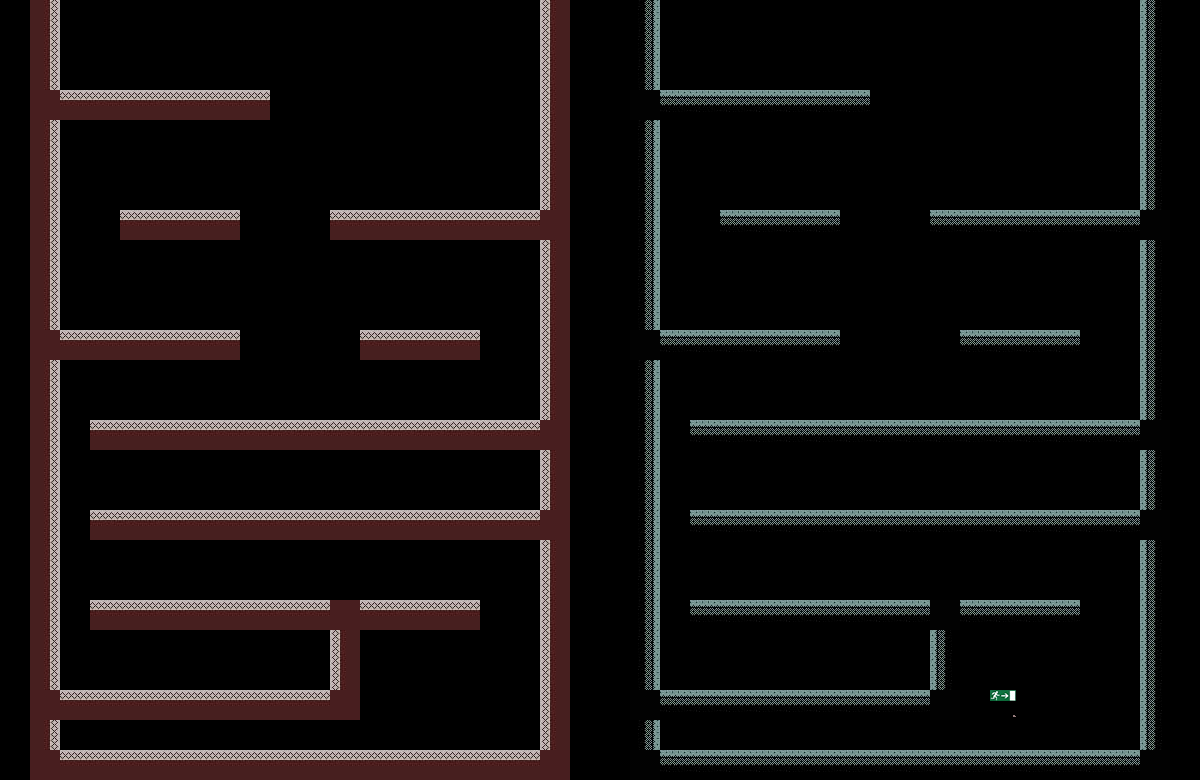

A 2D game scene composited from a Tiled map and its tileset images. What follows is a short description and the map's XML, with every tile layer's data as written:
An orthogonal 40x26 tile map with 30x30 px tiles, 1 tile layer (Tile Layer 1), 5 tilesets and 15 objects.

<map version="1.5" tiledversion="1.7.2" orientation="orthogonal" renderorder="right-down" width="40" height="26" tilewidth="30" tileheight="30" infinite="0" nextlayerid="5" nextobjectid="22">
 <editorsettings>
  <export target="level5.lua" format="lua" />
 </editorsettings>
 <tileset firstgid="1" name="Tile" tilewidth="30" tileheight="30" tilecount="1" columns="1">
  <image source="tiles.jpg" width="30" height="30" />
 </tileset>
 <tileset firstgid="2" name="base" tilewidth="30" tileheight="30" tilecount="1" columns="1">
  <image source="base.jpg" width="30" height="30" />
 </tileset>
 <tileset firstgid="3" name="tiles1" tilewidth="30" tileheight="30" tilecount="1" columns="1">
  <image source="tiles1.jpg" width="30" height="30" />
 </tileset>
 <tileset firstgid="4" name="night" tilewidth="30" tileheight="30" tilecount="1" columns="1">
  <image source="tiles3.jpg" width="30" height="30" />
 </tileset>
 <tileset firstgid="5" name="Flag" tilewidth="30" tileheight="30" tilecount="2" columns="1">
  <image source="door.png" width="30" height="60" />
 </tileset>
 <layer id="1" name="Tile Layer 1" width="40" height="26">
  <data encoding="csv">
0,2684354561,0,0,0,0,0,0,0,0,0,0,0,0,0,0,0,0,1610612737,0,0,3,0,0,0,0,0,0,0,0,0,0,0,0,0,0,0,0,3221225475,0,
0,2684354561,0,0,0,0,0,0,0,0,0,0,0,0,0,0,0,0,1610612737,0,0,3,0,0,0,0,0,0,0,0,0,0,0,0,0,0,0,0,3221225475,0,
0,2684354561,0,0,0,0,0,0,0,0,0,0,0,0,0,0,0,0,1610612737,0,0,3,0,0,0,0,0,0,0,0,0,0,0,0,0,0,0,0,3221225475,0,
0,2,1,1,1,1,1,1,1,0,0,0,0,0,0,0,0,0,1610612737,0,0,4,1610612739,1610612739,1610612739,1610612739,1610612739,1610612739,1610612739,0,0,0,0,0,0,0,0,0,3221225475,0,
0,2684354561,0,0,0,0,0,0,0,0,0,0,0,0,0,0,0,0,1610612737,0,0,3,0,0,0,0,0,0,0,0,0,0,0,0,0,0,0,0,3221225475,0,
0,2684354561,0,0,0,0,0,0,0,0,0,0,0,0,0,0,0,0,1610612737,0,0,3,0,0,0,0,0,0,0,0,0,0,0,0,0,0,0,0,3221225475,0,
0,2684354561,0,0,0,0,0,0,0,0,0,0,0,0,0,0,0,0,1610612737,0,0,3,0,0,0,0,0,0,0,0,0,0,0,0,0,0,0,0,3221225475,0,
0,2684354561,0,0,1,1,1,1,0,0,0,1,1,1,1,1,1,1,2,0,0,3,0,0,1610612739,1610612739,1610612739,1610612739,0,0,0,1610612739,1610612739,1610612739,1610612739,1610612739,1610612739,1610612739,4,0,
0,2684354561,0,0,0,0,0,0,0,0,0,0,0,0,0,0,0,0,1610612737,0,0,3,0,0,0,0,0,0,0,0,0,0,0,0,0,0,0,0,3221225475,0,
0,2684354561,0,0,0,0,0,0,0,0,0,0,0,0,0,0,0,0,1610612737,0,0,3,0,0,0,0,0,0,0,0,0,0,0,0,0,0,0,0,3221225475,0,
0,2684354561,0,0,0,0,0,0,0,0,0,0,0,0,0,0,0,0,1610612737,0,0,3,0,0,0,0,0,0,0,0,0,0,0,0,0,0,0,0,3221225475,0,
0,2,1,1,1,1,1,1,0,0,0,0,1,1,1,1,0,0,1610612737,0,0,4,1610612739,1610612739,1610612739,1610612739,1610612739,1610612739,0,0,0,0,1610612739,1610612739,1610612739,1610612739,0,0,3221225475,0,
0,2684354561,0,0,0,0,0,0,0,0,0,0,0,0,0,0,0,0,1610612737,0,0,3,0,0,0,0,0,0,0,0,0,0,0,0,0,0,0,0,3221225475,0,
0,2684354561,0,0,0,0,0,0,0,0,0,0,0,0,0,0,0,0,1610612737,0,0,3,0,0,0,0,0,0,0,0,0,0,0,0,0,0,0,0,3221225475,0,
0,2684354561,0,1,1,1,1,1,1,2147483649,2147483649,2147483649,2147483649,2147483649,2147483649,2147483649,2147483649,2147483649,2,0,0,3,0,1610612739,1610612739,1610612739,1610612739,1610612739,1610612739,1610612739,1610612739,1610612739,1610612739,1610612739,1610612739,1610612739,1610612739,1610612739,4,0,
0,2684354561,0,0,0,0,0,0,0,0,0,0,0,0,0,0,0,0,1610612737,0,0,3,0,0,0,0,0,0,0,0,0,0,0,0,0,0,0,0,3221225475,0,
0,2684354561,0,0,0,0,0,0,0,0,0,0,0,0,0,0,0,0,1610612737,0,0,3,0,0,0,0,0,0,0,0,0,0,0,0,0,0,0,0,3221225475,0,
0,2684354561,0,2147483649,1,1,1,1,1,1,1,1,1,1,1,1,1,1,2,0,0,3,0,1610612739,1610612739,1610612739,1610612739,1610612739,1610612739,1610612739,1610612739,1610612739,1610612739,1610612739,1610612739,1610612739,1610612739,1610612739,4,0,
0,2684354561,0,0,0,0,0,0,0,0,0,0,0,0,0,0,0,0,1610612737,0,0,3,0,0,0,0,0,0,0,0,0,0,0,0,0,0,0,0,3221225475,0,
0,2684354561,0,0,0,0,0,0,0,0,0,0,0,0,0,0,0,0,1610612737,0,0,3,0,0,0,0,0,0,0,0,0,0,0,0,0,0,0,0,3221225475,0,
0,2684354561,0,1,1,1,1,1,1,1,1,2,1,1,1,1,0,0,1610612737,0,0,3,0,1610612739,1610612739,1610612739,1610612739,1610612739,1610612739,1610612739,1610612739,4,1610612739,1610612739,1610612739,1610612739,0,0,3221225475,0,
0,2684354561,0,0,0,0,0,0,0,0,0,1610612737,0,0,0,0,0,0,1610612737,0,0,3,0,0,0,0,0,0,0,0,0,3221225475,0,0,0,0,0,0,3221225475,0,
0,2684354561,0,0,0,0,0,0,0,0,0,1610612737,0,0,0,0,0,0,1610612737,0,0,3,0,0,0,0,0,0,0,0,0,3221225475,0,0,0,0,0,0,3221225475,0,
0,2,1,1,1,1,1,1,1,1,1,2,0,0,0,0,0,0,1610612737,0,0,4,1610612739,1610612739,1610612739,1610612739,1610612739,1610612739,1610612739,1610612739,1610612739,4,0,5,0,0,0,0,3221225475,0,
0,2684354561,0,0,0,0,0,0,0,0,0,0,0,0,0,0,0,0,1610612737,0,0,3,0,0,0,0,0,0,0,0,0,0,0,6,0,0,0,0,3221225475,0,
0,2,1,1,1,1,1,1,1,1,1,1,1,1,1,1,1,1,2,0,0,4,1610612739,1610612739,1610612739,1610612739,1610612739,1610612739,1610612739,1610612739,1610612739,1610612739,1610612739,1610612739,1610612739,1610612739,1610612739,1610612739,4,0
</data>
 </layer>
 <objectgroup id="4" name="Exit">
  <object id="21" x="389.967" y="688.386" width="32.1009" height="60.6351" />
 </objectgroup>
 <objectgroup id="2" name="Platforms">
  <object id="1" x="57.0683" y="89.1692" width="215.195" height="32.1009" />
  <object id="2" x="120.081" y="205.684" width="121.27" height="32.1009" />
  <object id="4" x="330.521" y="206.873" width="208.061" height="32.1009" />
  <object id="5" x="60.6351" y="326.954" width="180.716" height="34.4788" />
  <object id="7" x="360.244" y="328.143" width="120.081" height="29.7231" />
  <object id="8" x="89.1692" y="419.69" width="452.98" height="29.7231" />
  <object id="9" x="89.1692" y="507.67" width="451.791" height="30.912" />
  <object id="10" x="90.3581" y="598.028" width="391.156" height="32.1009" />
  <object id="11" x="57.0683" y="687.197" width="303.175" height="32.1009" />
  <object id="12" x="59.4461" y="750.21" width="482.703" height="29.7231" />
 </objectgroup>
 <objectgroup id="3" name="Boundary">
  <object id="14" x="26.1563" y="-1.18892" width="33.2898" height="783.5" />
  <object id="15" x="540.96" y="0" width="28.5341" height="779.933" />
  <object id="19" x="326.954" y="632.507" width="34.4788" height="55.8794" />
  <object id="20" x="-5.94461" y="-43.9901" width="602.784" height="41.6123" />
 </objectgroup>
</map>